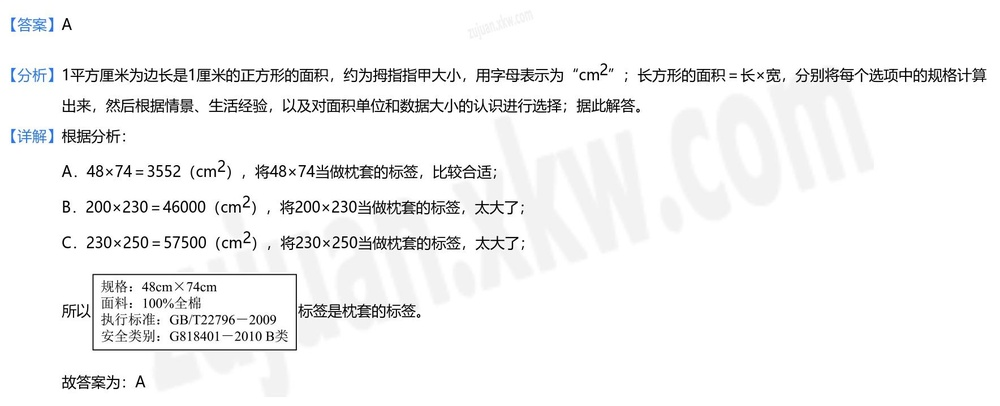
#> input picture RemoveWaterMark/source.jpg, 1000 x 406 px, shrunk from 1768 x 718 before the run
$ python addwatermarrk.py   (older library calls are emulated)
#> lines starting #> are read from the running program, lines starting #| are printed output that depends on the picture
from PIL import Image, ImageDraw, ImageFont
import platform
import os

def get_sys_font(font_size):
    system = platform.system()
    fonts = []
    if system == "Windows":
        # Standard Windows Font Paths
        win_dir = os.environ.get('WINDIR', 'C:\\Windows')
        fonts_dir = os.path.join(win_dir, 'Fonts')

        fonts = [
            os.path.join(fonts_dir, "msyh.ttc"),      # Microsoft YaHei
            os.path.join(fonts_dir, "msyh.ttf"),
            os.path.join(fonts_dir, "msyhbd.ttc"),    # YaHei Bold
            os.path.join(fonts_dir, "simhei.ttf"),    # SimHei
            os.path.join(fonts_dir, "simsun.ttc"),    # SimSun
            "msyh.ttc",
            "simhei.ttf",
            "arial.ttf"
        ]
    elif system == "Darwin":
        fonts = ["PingFang.ttc", "Arial.ttf", "/System/Library/Fonts/PingFang.ttc"]
    else:
        fonts = ["wqy-microhei.ttc", "DejaVuSans.ttf", "arial.ttf"]

    for font_path in fonts:
        try:
            if os.path.exists(font_path) or not os.path.isabs(font_path):
                 return ImageFont.truetype(font_path, font_size)
        except IOError:
            continue

    # Fallback
    print("Warning: Failed to load specified Chinese fonts. Falling back to default.")
    try:
        return ImageFont.load_default()
    except:
        return None

def add_watermark(
    image_path,
    output_path,
    text="Watermark",
    font_size=36,
    opacity=128,
    angle=30,     # 旋转角度
    space=None,   # 水印间距, None for auto
    color=(100, 100, 100) # Default Dark Grey
):
    # 打开原图
#> called with image_path = 'RemoveWaterMark/source.jpg', output_path = 'RemoveWaterMark/source_watermarked.jpg', text = '© LiuFei 2025', font_size = 40, opacity = 100, angle = 30, space = 200, color = (100, 100, 100)
    base = Image.open(image_path).convert("RGBA")
    width, height = base.size
#> width = 1000; height = 406

    # 创建一个透明图层，用于绘制所有的水印
    txt_layer = Image.new("RGBA", base.size, (255, 255, 255, 0))

    # 字体
    font = get_sys_font(font_size)
    if font is None:
        print("Warning: Could not load any font.")
        font = ImageFont.load_default()

    # 计算文字尺寸
    dummy_draw = ImageDraw.Draw(txt_layer)
    try:
        left, top, right, bottom = dummy_draw.textbbox((0, 0), text, font=font)
#> left = 0; top = 8; right = 283; bottom = 38
        text_width = right - left
#> text_width = 283
        text_height = bottom - top
#> text_height = 30
    except AttributeError:
        # For older Pillow versions
        text_width, text_height = dummy_draw.textsize(text, font=font)

    # 创建单个水印的临时图片（足够大以容纳旋转）
    # 增加一些padding防止旋转后被裁剪
    diagonal = int((text_width**2 + text_height**2)**0.5)
#> diagonal = 284
    watermark_size = int(diagonal * 1.5)
#> watermark_size = 426

    watermark_img = Image.new("RGBA", (watermark_size, watermark_size), (0, 0, 0, 0))
#> watermark_img: PIL image 426x426 RGBA; every value is 0
    draw = ImageDraw.Draw(watermark_img)

    # 在中心绘制文字 - 使用深灰色/黑色以保证在发票(白底)上可见
    # 用户要求"肉眼可见", 一般发票是白底, 白字看不见. 改为半透明黑色.
    # Color: (R, G, B, A) -> (r, g, b, opacity)
    if isinstance(color, str):
        # Handle string colors if passed (e.g. "#000000") - simple fallback
        if color.startswith("#"):
             # simplistic hex parse or just default
             pass
        fill_color = (0, 0, 0, opacity) # Fallback
    else:
        fill_color = (color[0], color[1], color[2], opacity)

    draw.text(
        ((watermark_size - text_width) / 2, (watermark_size - text_height) / 2),
        text,
        fill=fill_color,
        font=font
    )

    # 旋转单个水印
    rotated_watermark = watermark_img.rotate(angle, expand=1)
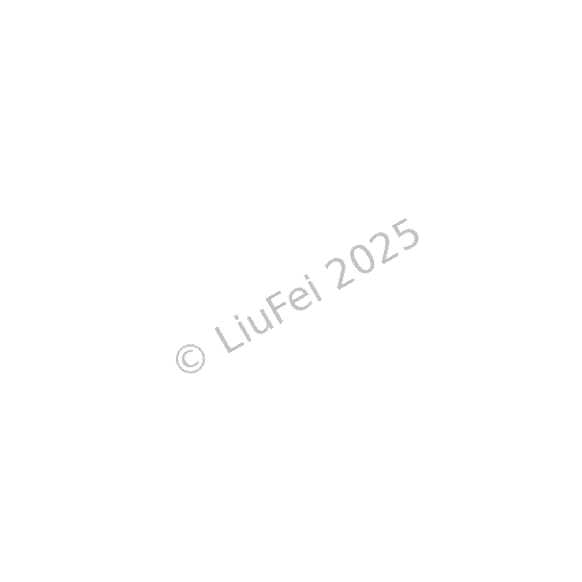
#> rotated_watermark: PIL image 582x582 RGBA; mean R, G, B, A 0.8, 0.8, 0.8, 0.6; transparent parts drawn white
    rw_width, rw_height = rotated_watermark.size
#> rw_width = 582; rw_height = 582

    # 自动计算间距 if space is None
    if space is None:
        space = int(min(width, height) / 5) # Default to 1/5th of min dimension
        space = max(space, rw_width // 2)   # Ensure at least half width
        space = max(space, 100)             # Minimum 100px

    # 平铺绘制
    # 为了保证覆盖，从负坐标开始画
    # 使用 denser spacing ensuring full coverage
    for y in range(-rw_height, height + rw_height, space):
        for x in range(-rw_width, width + rw_width, space):
            txt_layer.paste(rotated_watermark, (x, y), rotated_watermark)
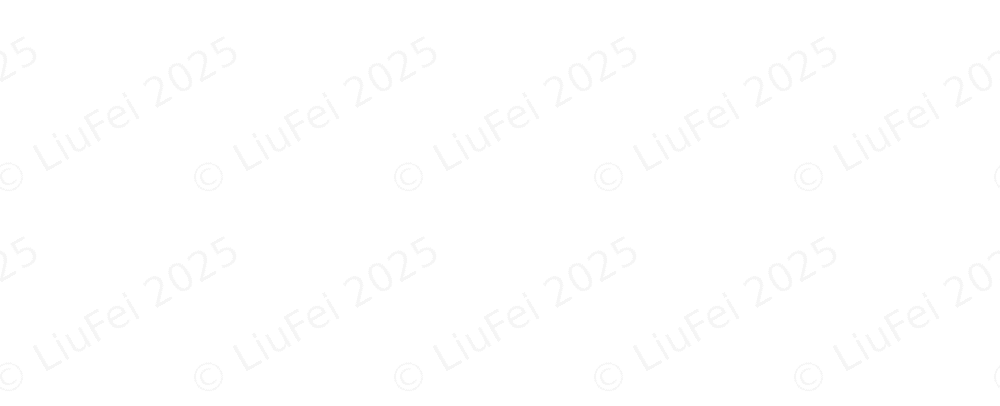
#> txt_layer: PIL image 1000x406 RGBA; mean R, G, B, A 251.9, 251.9, 251.9, 1.8; transparent parts drawn white

    # 合成
    watermarked = Image.alpha_composite(base, txt_layer)

    # 保存
    # If input was JPG, save as JPG (convert to RGB)
    ext = os.path.splitext(output_path)[1].lower()
    if ext in ['.jpg', '.jpeg']:
        watermarked.convert("RGB").save(output_path, quality=95)
    else:
        watermarked.save(output_path)

    print(f"水印添加完成: {output_path}")


# 示例
if __name__ == "__main__":
    import os
    # Get the directory of the current script
    script_dir = os.path.dirname(os.path.abspath(__file__))

    # Construct paths relative to the script directory
    input_image = os.path.join(script_dir, "source.jpg")
    output_image = os.path.join(script_dir, "source_watermarked.jpg")

    if os.path.exists(input_image):
        add_watermark(
            image_path=input_image,
            output_path=output_image,
            text="© LiuFei 2025",
            font_size=40,
            opacity=100,
            angle=30,
            space=200
        )
    else:
        print(f"Error: Input file not found at {input_image}")
